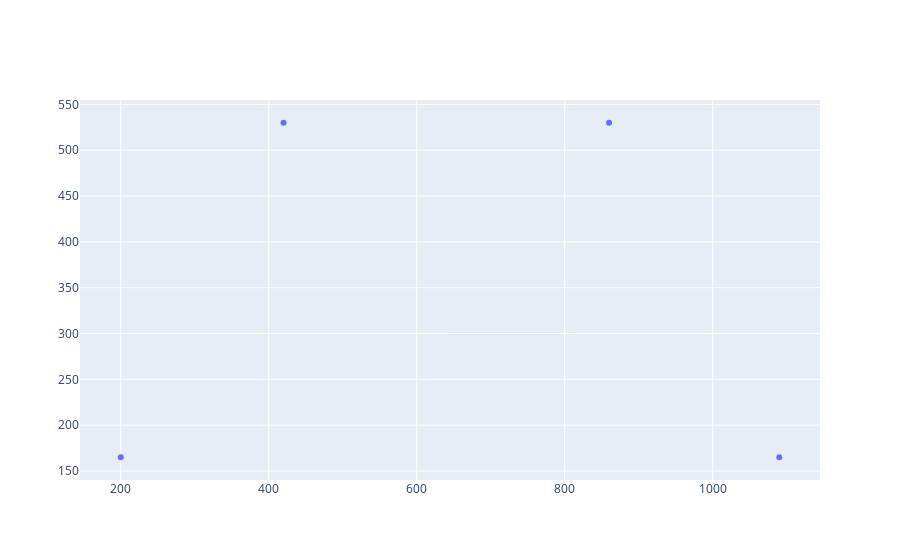

Notebook code for this chart:
### Code cell
# scatter image points
fig = go.Figure()
fig.add_trace(go.Scatter(x=image_points[:, 0], y=image_points[:, 1], mode='markers', name='Image Points'))

### Figure 1 — Plotly figure (JSON) as saved in the notebook; plotly's stock layout.template omitted (floating-point values rounded to 4 significant figures)
{"data": [{"mode": "markers", "name": "Image Points", "type": "scatter", "x": [420, 860, 1090, 200], "y": [530, 530, 165, 165]}], "layout": {}}
